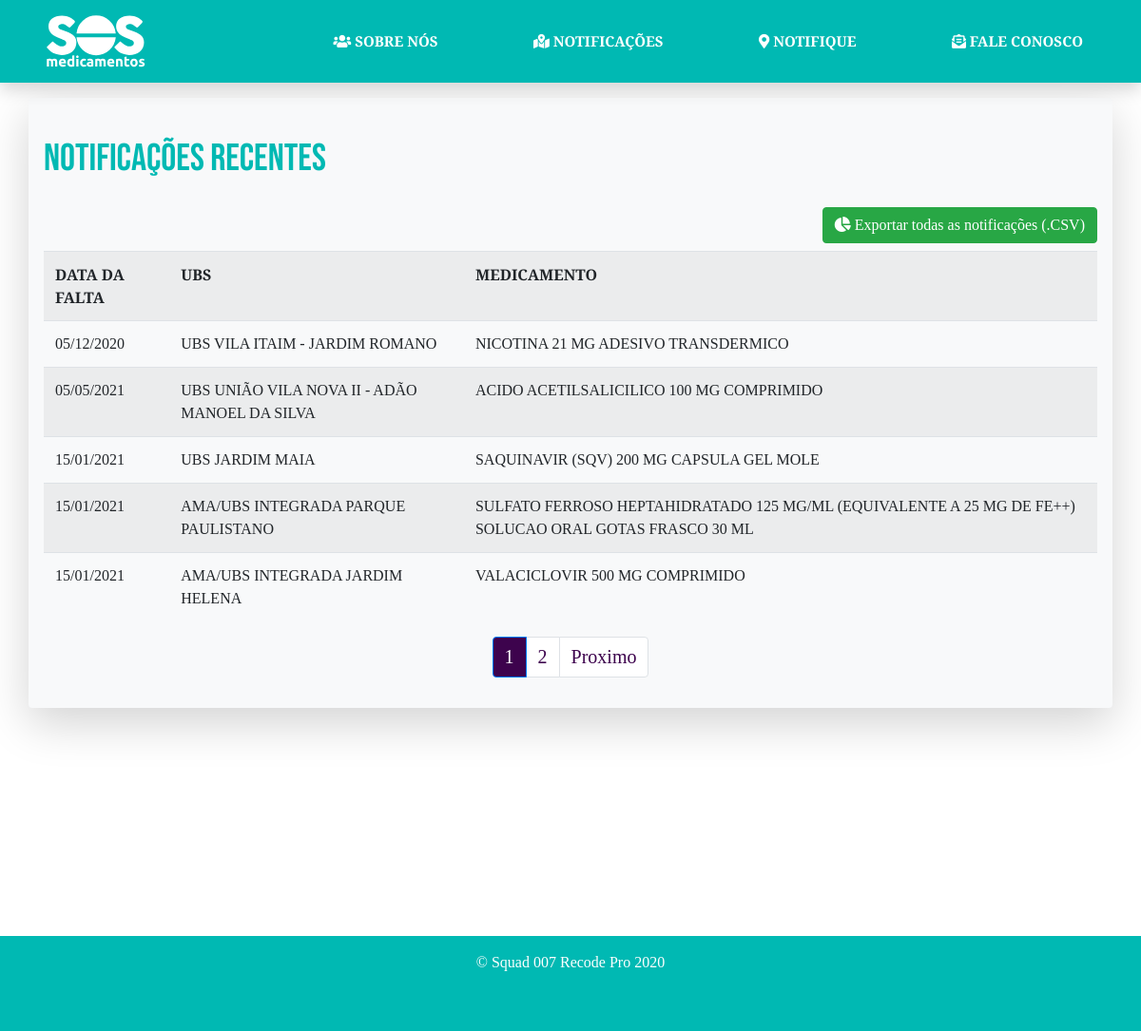
Screenshot of /notification.php with the database file from the repository.
### tables this page shows
CREATE TABLE `denuncia` (
  `id` int(11) NOT NULL,
  `email` varchar(100) DEFAULT NULL,
  `telefone` int(11) DEFAULT NULL,
  `ubs_id` int(11) DEFAULT NULL,
  `medicamento_id` varchar(20) NOT NULL,
  `comentario` varchar(1000) DEFAULT NULL,
  `data_ocorrencia` date DEFAULT NULL,
  `data_denuncia` datetime DEFAULT current_timestamp()
);

CREATE TABLE `ubs` (
  `id` int(11) NOT NULL,
  `nomeUbs` varchar(150) DEFAULT NULL,
  `descricao` varchar(500) DEFAULT NULL,
  `telefone` varchar(30) DEFAULT NULL,
  `endereco` varchar(100) DEFAULT NULL,
  `bairro` varchar(100) DEFAULT NULL,
  `distrito` varchar(100) DEFAULT NULL,
  `zona` char(2) DEFAULT NULL,
  `cidade` varchar(150) DEFAULT NULL,
  `uf` char(2) DEFAULT NULL,
  `cep` varchar(20) DEFAULT NULL,
  `latitude` varchar(20) DEFAULT NULL,
  `longitude` varchar(20) DEFAULT NULL,
  `cadastrado_por_id` varchar(20) DEFAULT NULL,
  `data_cadastro` datetime DEFAULT current_timestamp()
);

CREATE TABLE `medicamento` (
  `id` varchar(20) NOT NULL,
  `nome` varchar(200) NOT NULL,
  `observacao` varchar(500) DEFAULT NULL,
  `cadastrado_por_id` varchar(20) NOT NULL,
  `data_cadastro` datetime DEFAULT current_timestamp()
);

### notification.php (the view, shortened to what this page needs)
<?php
  include("connection.php");
$pag = (isset($_GET['pagina'])) ? $_GET['pagina'] : 1;
$busca = "SELECT * FROM denuncia INNER JOIN ubs ON denuncia.ubs_id = ubs.id INNER JOIN medicamento ON denuncia.medicamento_id = medicamento.id GROUP BY denuncia.id DESC; ";
$todos = mysqli_query($conn, "$busca");
$registros = 5;
$tr = mysqli_num_rows($todos);
$tp = ceil($tr / $registros);
$inicio = ($registros * $pag) - $registros;
$buscaPaginada = "SELECT * FROM denuncia INNER JOIN ubs ON denuncia.ubs_id = ubs.id INNER JOIN medicamento ON denuncia.medicamento_id = medicamento.id GROUP BY denuncia.id DESC LIMIT $inicio,$registros";
$registrosPaginados = mysqli_query($conn, "$buscaPaginada");
$proximo = $pag + 1;
?>
<!DOCTYPE html>
<html lang="pt-br">
<head>
</head>
<body>
  <main style="height: 39vw;">
    <div class="container my-3 mb-5 p-3 bg-light rounded shadow-lg table-responsive-sm">
      <h1 class="my-4">Notificações recentes</h1>
      <h2>
        <form method="post" action="export.php" align="right" >
          <button
          type="submit" name="export" class="btn btn-success"><i class="fas fa-chart-pie"></i>
          Exportar todas as notificações (.CSV)
          </button>
        </form>
      </h2>
      <table class="table table-striped">
        <tr>
          <th scope="col">DATA DA FALTA</th>
          <th scope="col">UBS</th>
          <th scope="col">MEDICAMENTO</th>
        </tr>
        <tr>
          <?php
          if ($registrosPaginados->num_rows > 0) {
            while ($rows = $registrosPaginados->fetch_assoc()) {
          ?>
              <td><?php echo date('d/m/Y', strtotime($rows['data_denuncia'])); ?></td>
              <td><?php echo $rows['nomeUbs']; ?></td>
              <td><?php echo $rows['nome']; ?></td>
        </tr>
        <?php
            }
          } else {
            echo "Nenhuma denuncia feita ainda!!!";
          }
        ?>
      </table>
      <nav class="d-flex justify-content-center" aria-label="Page navigation">
        <ul class="pagination">
          <?php
          for ($i = 1; $i <= $tp; $i++) {
            if ($pag == $i) {
              echo "<li class='page-item active'><a class='page-link' style='background: rgb(61, 3, 77); font-size: 20px;' href='?pagina=$i'>$i</a></li>";
            } else {
              echo "<li class='page-item'><a class='page-link'  style='color: rgb(61, 3, 77); font-size: 20px;' href='?pagina=$i'>$i</a></li>";
            }
          }
          ?>
          <?php
          if ($pag < $tp) {
          ?>
            <li class="page-item"><a class="page-link" style="color: rgb(61, 3, 77); font-size: 20px;" href="?pagina=<?= $proximo; ?>">Proximo</a></li>
          <?php } ?>
        </ul>
      </nav>
    </div>
  </main>
</body>
</html>

### rows the page displays
denuncia: data_denuncia "05/12/2020", ubs.nomeUbs "UBS VILA ITAIM - JARDIM ROMANO", medicamento.nome "NICOTINA 21 MG ADESIVO TRANSDERMICO"
denuncia: data_denuncia "05/05/2021", ubs.nomeUbs "UBS UNIÃO VILA NOVA II - ADÃO MANOEL DA SILVA", medicamento.nome "ACIDO ACETILSALICILICO 100 MG COMPRIMIDO"
denuncia: data_denuncia "15/01/2021", ubs.nomeUbs "UBS JARDIM MAIA", medicamento.nome "SAQUINAVIR (SQV) 200 MG CAPSULA GEL MOLE"
denuncia: data_denuncia "15/01/2021", ubs.nomeUbs "AMA/UBS INTEGRADA PARQUE PAULISTANO", medicamento.nome "SULFATO FERROSO HEPTAHIDRATADO 125 MG/ML (EQUIVALENTE A 25 MG DE FE++) SOLUCAO ORAL GOTAS FRASCO 30 ML"
denuncia: data_denuncia "15/01/2021", ubs.nomeUbs "AMA/UBS INTEGRADA JARDIM HELENA", medicamento.nome "VALACICLOVIR 500 MG COMPRIMIDO"
